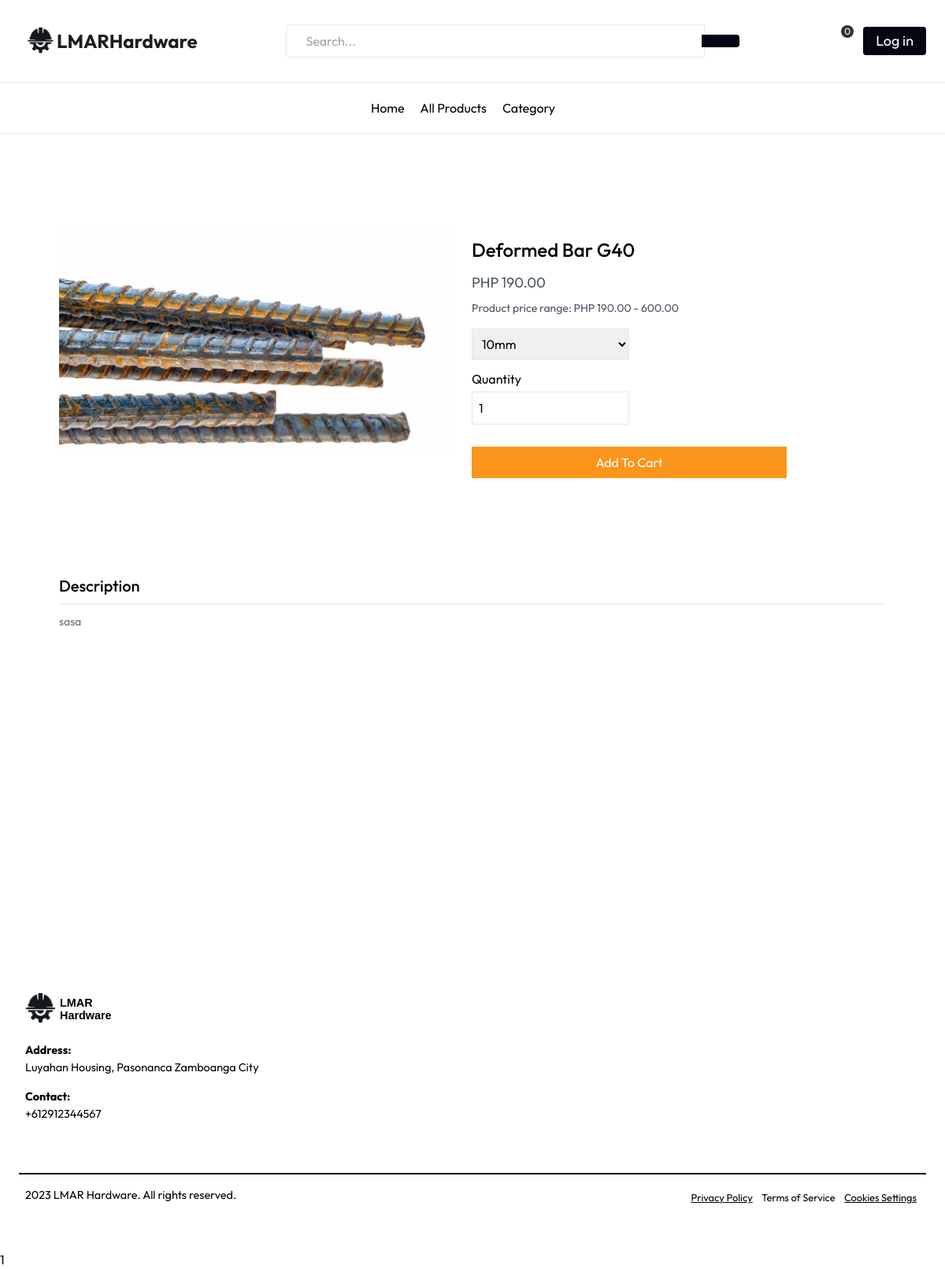
The app's page /frontend/product.php?id=13 with its own data.
### tables this page shows
CREATE TABLE IF NOT EXISTS `products` (
  `id` int NOT NULL AUTO_INCREMENT,
  `product_name` varchar(100) NOT NULL,
  `product_img` text NOT NULL,
  `category` int NOT NULL,
  `description` text,
  `created_at` timestamp NOT NULL DEFAULT CURRENT_TIMESTAMP,
  `updated_at` timestamp NOT NULL DEFAULT CURRENT_TIMESTAMP ON UPDATE CURRENT_TIMESTAMP,
  PRIMARY KEY (`id`),
  KEY `category` (`category`)
);

### backend/classes/product.class.php (called while the page is built, shortened)
<?php
require_once 'database.php';
class Product {
    protected $db;
    function __construct() {
        $this->db = new Database();
    }
     function fetchRecord($id) {
        $sql = "SELECT * FROM products WHERE id = :id;";
        $query = $this->db->connect()->prepare($sql);
        $query->bindParam(':id', $id);
        $data = null;
        if ($query->execute()) {
            $data = $query->fetch();
        }
        return $data;
    }
}

### backend/classes/database.php (called while the page is built)
<?php
class Database{
    private $host = 'localhost';
    private $username = 'root';
    private $password = '';
    private $dbname = 'lmar_hardware';
    protected $connection;
    function connect(){
        if($this->connection === null){
            $this->connection = new PDO("mysql:host=$this->host;dbname=$this->dbname", $this->username, $this->password);
        }
        return $this->connection;
    }
}
?>

### backend/classes/product_size.class.php (called while the page is built, shortened)
<?php
    require_once 'product.class.php';
    class ProductSize extends Product{
        public $product_id = '';
        function fetchProdSizeById(){
            $sql = "SELECT * from product_size WHERE product_id = :product_id";
            $query = $this->db->connect()->prepare($sql);
            $query->bindParam(':product_id', $this->product_id);
            $data = null;
            if($query->execute()){
                $data = $query->fetchAll();
                return $data;
            }
            return $data;
        }
         function fetchPriceToDisplay($display){
            if($display === "landing_page"){
                $sql = "SELECT MIN(price) as minPrice from product_size WHERE product_id = :product_id";
            } else if ($display === "product"){
                $sql = "SELECT MIN(price) as minPrice, MAX(price) as maxPrice from product_size WHERE product_id = :product_id";
            }
            $query = $this->db->connect()->prepare($sql);
            $query->bindParam(':product_id', $this->product_id);
            $data = null;
            if($query->execute()){
                $data = $query->fetch();
                return $data;
            }
            return $data;
        }
    }

### frontend/product.php (the view, shortened to what this page needs)
<?php
    require_once "../backend/classes/product.class.php";
    require_once "../backend/classes/product_size.class.php";
    $productObj = new Product();
    $productSizeObj = new ProductSize();
    function checkIfProdAvailable($getSize){
        $inStock = false;
        foreach($getSize as $size){
            if($size['stock'] > 0){
                $inStock = true;
                break;
            } else {
                $inStock = false;
            }
        }
        return $inStock;
    }
    if(isset($_GET['id'])){
       $product =  $productObj->fetchRecord($_GET['id']);
       $productSizeObj->product_id = $_GET['id'];
       $getSize = $productSizeObj->fetchProdSizeById();
        $checkStock = checkIfProdAvailable($getSize);
    } else {
        exit('Product does not exist!');
    }
    $quantity = 1;
    include_once "./includes/header.php";
?>
<div class="flex max-w-[1050px] mx-auto md:flex-row xs:flex-col xs:items-center  py-6">
   <img src="/backend/product/<?=$product['product_img']?>" width="500" height="500" alt="<?=$product['product_name']?>">
   <div class="flex flex-col lg:w-1/2 mt-8  lg:p-6 xs:w-full xs:px-8 ">
        <p class="text-2xl font-medium text-wrap"><?=$product['product_name']?></p>
        <form action="" method="post" class="w-full flex flex-col">
            <?php if(!empty($getSize)){
                 $prodPrice = $productSizeObj->fetchPriceToDisplay("product");?>
               <p id="priceDisplay" class="text-gray-600 text-lg mb-1 mt-3">
                    PHP <span id="minPrice"><?= $prodPrice['minPrice'] ?></span>
                </p>
                <p class="text-gray-600 text-sm mb-4 mt-1">
                    Product price range: PHP <?= $prodPrice['minPrice'] ?>
                    <?= ($prodPrice['maxPrice'] == $prodPrice['minPrice']) ? "" : " - <span id='maxPrice'>" . $prodPrice['maxPrice'] . "</span>" ?>
                </p>
                <?php if(count($getSize) == 1 && $getSize[0]['size'] == 'no size'){ ?>
                    <input type="hidden" name="product_size" value="<?= $getSize[0]['size_id'] ?>">
                  <?php   } else { ?>
                      <select name="product_size" id="productSizeDropdown"  class="w-[200px] border p-2 mb-2" required >
                    <?php
                    foreach($getSize as $arr){  ?>
                         <option value="<?= $arr['size_id'] ?>"
                         data-price-min="<?= $arr['price'] ?>"
                         data-stock="<?= $arr['stock'] ?>"
                         <?= isset($productName_size) && $productName_size == $arr['size_id'] ? "selected" : "" ?> <?= $arr['stock'] == 0 ? "disabled" : "" ?>>
                            <?= $arr['size'] ?>
                        </option>
                    <?php } ?>
                </select>
                <?php } ?>
           <?php } ?>
           <label for="quantity" class="my-1">Quantity</label>
            <input id="quantityInput" type="number" name="quantity" value="<?= (isset( $quantity))? $quantity: "" ?>" min="1" placeholder="Quantity" class="border p-2 max-w-[200px]  select-none focus:outline-none "  >
            <?php if($checkStock){ ?>
             <input type="submit" value="Add To Cart" name="add_cart" class=" md:max-w-[400px] xs:w-full bg-customOrange text-white w-full py-2 px-4 my-3" id="addCartBtn" >
            <?php }else { ?>
                <input type="submit" value="out of stock" class=" md:max-w-[400px] xs:w-full bg-gray-400 text-white py-2 px-4 my-3" id="addCartBtn" disabled>
            <?php } ?>
        </form>
   </div>
</div>
<div class="flex flex-col gap-3 max-w-[1050px] mx-auto py-3">
            <p class="text-xl font-medium pb-2 border-b">Description</p>
            <textarea rows="20" class="text-sm text-black/60 bg-white resize-none select-none" disabled><?= $product['description'] ?></textarea>
    </div>
<?= include_once "./includes/footer.php"; ?>

### records on screen
products: product_img (picture), product_name "Deformed Bar G40", description "sasa"

### other values on screen
$prodPrice['minPrice'] "190.00"
$prodPrice['maxPrice'] "600.00"
include_once "./includes/footer.php" "1"
form field product_size "10mm"
